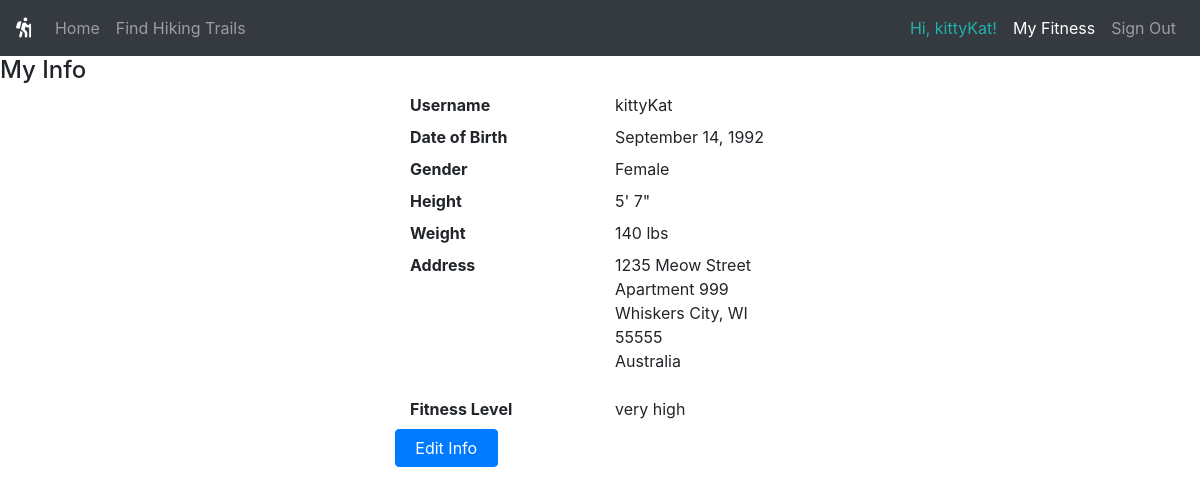
The page /display_info (signed in) on the database its author committed.
### database_structures.py (models this page shows, shortened)
class User(UserMixin, db.Model):
    id = db.Column(db.Integer, primary_key=True)
    username = db.Column(db.String(64), index=True, unique=True)
    date_of_birth = db.Column(db.Date)
    gender = db.Column(db.String(1))
    height = db.Column(db.Integer)
    weight = db.Column(db.Integer)
    address = db.Column(db.String(64))
    address2 = db.Column(db.String(64))
    city = db.Column(db.String(32))
    state = db.Column(db.String(32))
    zip_code = db.Column(db.String(16))
    country = db.Column(db.String(32))
    fitness_level = db.Column(db.Integer)
    password_hash = db.Column(db.String(128))

### app.py (the view)
@app.route('/display_info', methods=["GET"])
def display_info():
    logged_in = False
    if request.method == 'GET':             # render the user's info on the My Fitness page
        if current_user.is_authenticated:
            logged_in = True
            curr_user = db.session.query(User).filter_by(username=current_user.username).first()
            if curr_user.date_of_birth is not None:
                year = curr_user.date_of_birth.year
                month = calendar.month_name[curr_user.date_of_birth.month]
                day = curr_user.date_of_birth.day
            else:
                year = ""
                month = ""
                day = ""
            if curr_user.gender == "m":
                gender = "Male"
            elif curr_user.gender == "f":
                gender = "Female"
            else:
                gender = ""
            if curr_user.height is not None:
                total_inches = curr_user.height
                feet = total_inches // 12
                inches = total_inches % 12
                height = str(feet) + "\' " + str(inches) + "\""
            else:
                height = ""
            if curr_user.weight is not None:
                weight = str(curr_user.weight)
            else:
                weight = ""
            if curr_user.address is not None:
                address = curr_user.address
            else:
                address = ""
            if curr_user.address2 is not None:
                address2 = curr_user.address2
            else:
                address2 = ""
            if curr_user.city is not None:
                city = curr_user.city
            else:
                city = ""
            if curr_user.state is not None:
                state = curr_user.state
            else:
                state = ""
            if curr_user.zip_code is not None:
                zip_code = curr_user.zip_code
            else:
                zip_code = ""
            if curr_user.country is not None:
                country = curr_user.country
            else:
                country = ""
            level = curr_user.fitness_level
            user_fitness = ""
            if level == 1:
                user_fitness = "low"
            elif level == 2:
                user_fitness = "medium"
            elif level == 3:
                user_fitness = "high"
            elif level == 4:
                user_fitness = "very high"
            return render_template('display_info.html', title="My Fitness", active={'my_fitness':True}, username=curr_user.username,
                                    month=month, day=day, year=year, gender=gender, height=height, weight=weight,
                                    address=address, address2=address2, city=city, state=state, zip=zip_code, country=country,
                                    user_fitness=user_fitness, logged_in=logged_in)
        return render_template('display_info.html', title="My Fitness", active={'my_fitness':True}, logged_in=logged_in)

### app.py (called while the page is built)
@login.user_loader
def load_user(id):
    return User.query.get(int(id))

### templates/display_info.html (shortened to what this page needs)
{% extends "layout.html" %}
{% block content %}
{% if logged_in %}
  <h4>My Info</h4>
  <dl class="row">
    <dd class="col-sm-4"></dd>
    <dt class="col-sm-2">Username</dt>
    <dd class="col-sm-2">{{username}}</dd>
    <dd class="col-sm-4"></dd>
    <dd class="col-sm-4"></dd>
    <dt class="col-sm-2">Date of Birth</dt>
    {% if month %}
    <dd class="col-sm-2">{{month}} {{day}}, {{year}}</dd>
    {% else %}
    <dd class="col-sm-2"></dd>
    {% endif %}
    <dd class="col-sm-4"></dd>
    <dd class="col-sm-4"></dd>
    <dt class="col-sm-2">Gender</dt>
    <dd class="col-sm-2">{{gender}}</dd>
    <dd class="col-sm-4"></dd>
    <dd class="col-sm-4"></dd>
    <dt class="col-sm-2">Height</dt>
    <dd class="col-sm-2">{{height}}</dd>
    <dd class="col-sm-4"></dd>
    <dd class="col-sm-4"></dd>
    <dt class="col-sm-2">Weight</dt>
    {% if weight %}
    <dd class="col-sm-2">{{weight}} lbs</dd>
    {% else %}
    <dd class="col-sm-2"></dd>
    {% endif %}
    <dd class="col-sm-4"></dd>
    <dd class="col-sm-4"></dd>
    <dt class="col-sm-2">Address</dt>
    <dd class="col-sm-2">
      <p>{{address}}<br>
        {% if address2 %}
        {{address2}}<br>
        {% endif %}
        {% if city %}
        {{city}}, {{state}} {{zip}}<br>
        {% endif %}
        {{country}}
      </p>
    </dd>
    <dd class="col-sm-4"></dd>
    <dd class="col-sm-4"></dd>
    <dt class="col-sm-2">Fitness Level</dt>
    <dd class="col-sm-2" data-toggle="tooltip" data-placement="right" title="Fitness level is based on the average number of hours per week you are physically active, in order to get a base level. This level is then adjusted based on your intensity when hiking and the average length of each hike.">{{user_fitness}}</dd>
    <dd class="col-sm-4"></dd>
    <dd class="col-sm-4"></dd>
    <button type="submit" onclick="window.location='/edit_info'" class="btn btn-primary col-sm-1" data-toggle="tooltip" data-placement="right" title="Edit your info to get trails personalized based on your location and physical fitness level.">Edit Info</button>
    <dd class="col-sm-7"></dd>
  </dl>
{% endif %}
{% endblock content %}

### templates/layout.html (shortened to what this page needs)
<!DOCTYPE html>
<html lang="en">
<head>
  <link rel="stylesheet" href="https://stackpath.bootstrapcdn.com/bootstrap/4.5.2/css/bootstrap.min.css">
	<link rel="stylesheet" href="https://use.fontawesome.com/releases/v5.3.1/css/all.css">
  <link rel="stylesheet" href="{{ url_for('static', filename='css/styles.css') }}">
</head>
<body>
  <div class="nav-container">
  <nav class="navbar navbar-expand-lg navbar-dark bg-dark">
    <a class="navbar-brand" href="/"><i class="fas fa-hiking"></i></a>
    <div class="collapse navbar-collapse" id="navbarToggler">
      <ul class="navbar-nav mr-auto">
        <li class="nav-item">
          <a class="nav-link {% if active.index %}active{% endif %}" href="/">Home</i></a>
        </li>
        <li class="nav-item">
          <a class="nav-link {% if active.find_trails %}active{% endif %}" href="/find_trails">Find Hiking Trails</a>
        </li>
      </ul>
      <ul class="navbar-nav ml-auto">
        {% if current_user.is_anonymous %}
        {% else %}
        <li class="nav-item">
          <span class="nav-link" style="color: lightseagreen;">Hi, {{ current_user.username }}!</span>
        </li>
        {% endif %}
        {% if current_user.is_anonymous %}
        <li class="nav-item">
          <a class="nav-link {% if active.my_fitness %}active{% endif %}" href="/fitness_values">My Fitness</a>
        </li>
        {% else %}
        <li class="nav-item">
          <a class="nav-link {% if active.my_fitness %}active{% endif %}" href="/display_info">My Fitness</a>
        </li>
        {% endif %}
        <li class="nav-item">
          {% if current_user.is_anonymous %}
          <a class="nav-link {% if active.signin %}active{% endif %}" href="/signin">Sign In</a>
          {% else %}
          <a class="nav-link {% if active.signin %}active{% endif %}" href="{{ url_for('signout') }}">Sign Out</a>
          {% endif %}
        </li>
      </ul>
    </div>
  </nav>
  </div>
    {% block content %}{% endblock %}
</body>
</html>

### rows shown on the page
User: username "kittyKat", address "1235 Meow Street", address2 "Apartment 999", city "Whiskers City", state "WI", zip_code "55555", country "Australia"

### other values the page prints
{{ month }} "September"
{{ day }} "14"
{{ year }} "1992"
{{ gender }} "Female"
{{ height }} "5' 7\""
{{ weight }} "140"
{{ user_fitness }} "very high"
